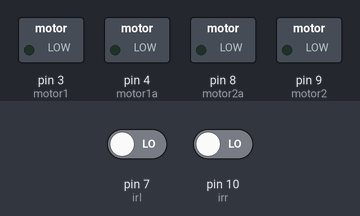
A sketch run on a simulated Arduino Uno, built with avr-gcc and run on an emulated ATmega328P. On the bench: switched loads named in the sketch (green lamp = pin HIGH). The test bench sets the inputs (shaded band); at power-on: pin 10 (irr) LOW, pin 7 (irl) LOW. What the sketch prints to the serial monitor is not drawn.

Above: at 1.2 s.
1.3 s: pin 10 (irr) driven HIGH
At 2.1 s:
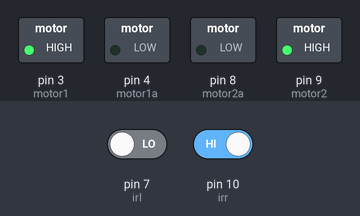
2.8 s: pin 10 (irr) driven LOW
At 3.4 s:
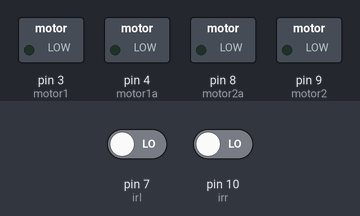
Timing chart, 0 to 5.8 s (numbered marks = the images above; inputs shaded):
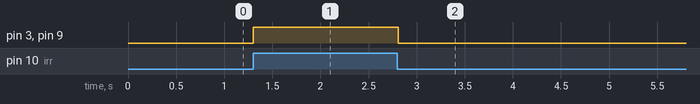

The sketch:

objd.ino
```cpp
//#include <ESP8266WiFi.h>
#include <Arduino.h>
const int motor1=3;
const int motor1a=4;
const int motor2=9;
const int motor2a=8;
const int irr=10;
const int irl=7;
int irrval;
int irlval;

void setup () {
  Serial.begin(9600);
pinMode(motor1, OUTPUT);
pinMode (motor2, OUTPUT);
pinMode(motor1a, OUTPUT);
pinMode (motor2a, OUTPUT);
pinMode (irr, INPUT);
pinMode (irl , INPUT);
}
void stri()
{
  digitalWrite (motor1, HIGH);
  digitalWrite (motor2, HIGH);
  digitalWrite (motor1a, LOW);
  digitalWrite (motor2a, LOW);
}
void stopp()
{
  digitalWrite (motor1, LOW);
  digitalWrite (motor2, LOW);
  digitalWrite (motor1a, LOW);
  digitalWrite (motor2a, LOW);
}
void back()
{
  digitalWrite (motor1a, LOW);
  digitalWrite (motor2a, LOW);
  digitalWrite (motor1, HIGH);
  digitalWrite (motor2, HIGH);
}
void left()
{
  digitalWrite (motor1a, HIGH);
  digitalWrite (motor2a, LOW);
  digitalWrite (motor1, LOW);
  digitalWrite (motor2, LOW);
}
void Right()
{
  digitalWrite (motor2a, HIGH);
  digitalWrite (motor1a, LOW);
  digitalWrite (motor1, LOW);
  digitalWrite (motor2, LOW);
}

void loop () {
irrval=digitalRead (irr);

irlval = digitalRead (irl);
Serial.print(irlval);
Serial.println();
if(irrval==1)
  {stri();}
else
{
  stopp();
}
delay(50);
/*
if (irrval> 0) {
//digitalWrite (motor, LOW);
//digitalWrite(led, HGH);
//digitalWrite (buzz, HIGH);
Right();
delay (50);
}
else {
// replace low with high and high with low//
i}
if (irlval> 0) {
digitalWrite (motor2, LOW);
digitalWrite (led2, HIGH);
digitalWrite (buzz2, HIGJ);
delay (50);
else {//replace high with low and low with high//
*/
}
```

Measured:
- after the input at 1.3 s, pin 3 (motor1), pin 9 (motor2): LOW → HIGH at once
- after the input at 2.8 s, pin 3 (motor1), pin 9 (motor2): HIGH → LOW at once
